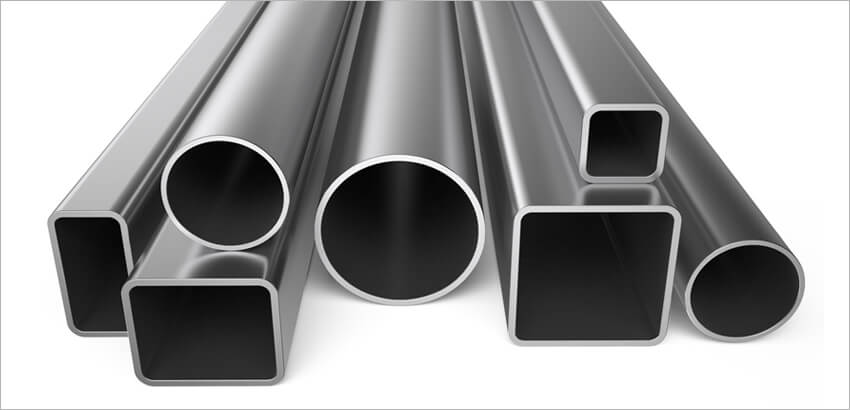
#> input picture data/pipe2.jpg, 850 x 410 px
$ python double.py
#> lines starting #> are read from the running program, lines starting #| are printed output that depends on the picture; after the words box and inside, x2 and y2 are one past the last pixel; in counts of white or black regions, pixels touching at a corner belong together
import cv2

raw_image = cv2.imread('./data/pipe2.jpg',0)
#> raw_image: shape (410, 850); min 0, max 255, mean 159.3
cv2.imshow('Original Image', raw_image)
cv2.waitKey(0)

bilateral_filtered_image = cv2.bilateralFilter(raw_image, 5, 175, 175)
cv2.imshow('Bilateral', bilateral_filtered_image)
cv2.waitKey(0)

edge_detected_image = cv2.Canny(bilateral_filtered_image, 75, 200)
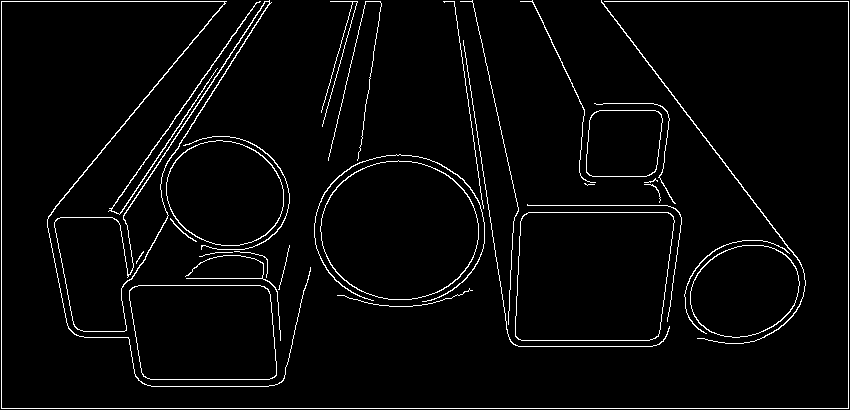
#> edge_detected_image: shape (410, 850); 3.5% white in thin lines or dots
cv2.imshow('Edge', edge_detected_image)
cv2.waitKey(0)

contours, hierarchy = cv2.findContours(edge_detected_image, cv2.RETR_TREE, cv2.CHAIN_APPROX_SIMPLE)
#> contours = 38 contours, 14 with area under 20; largest, box (x1, y1, x2, y2) and area: (515, 212, 675, 341) 19001, (515, 212, 675, 341) 18986, (320, 160, 479, 300) 17258, (320, 160, 479, 300) 17138, (129, 285, 277, 380) 12922

contour_list = []
for contour in contours:
    approx = cv2.approxPolyDP(contour,0.01*cv2.arcLength(contour,True),True)
    area = cv2.contourArea(contour)
    if ((len(approx) > 8) & (len(approx) < 23) & (area > 30) ):
        contour_list.append(contour)
#> this loop made 38 passes
#> area on passes 2, 3, 4, 7, 8, 10, 11, 13, 18, 19, 20, 21: 12922, 12907, 22, 7829.5, 7746.5, 50, 21.5, 18986, 17257.5, 17137.5, 133, 9662
#> (approx, area) on pass 12: ([[522, 216], [518, 339], [658, 336], [670, 213]], 19001)
#> after the loop, contour_list = 12 contours; largest, box (x1, y1, x2, y2) and area: (320, 160, 479, 300) 17258, (320, 160, 479, 300) 17138, (54, 0, 272, 332) 10532, (54, 1, 270, 332) 10227, (166, 140, 284, 246) 9662

cv2.drawContours(raw_image, contour_list,  -1, (255,255,0), 2)
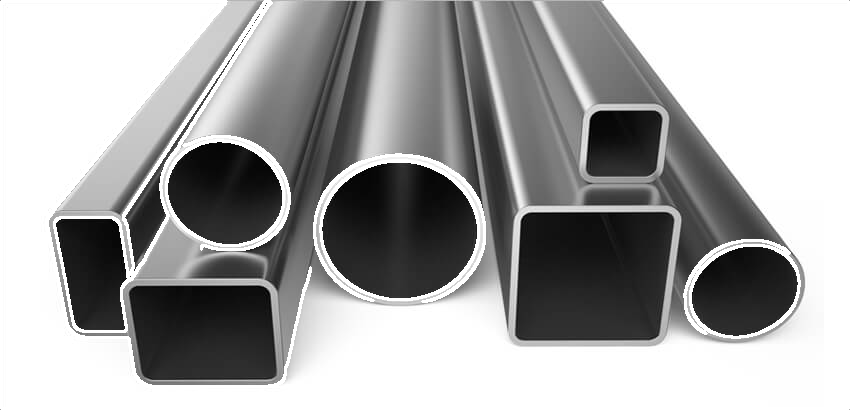
#> raw_image: shape (410, 850); min 0, max 255, mean 164.2
cv2.imshow('Objects Detected',raw_image)
cv2.waitKey(0)

$ run again, with data/pipe1.jpg copied over data/pipe2.jpg
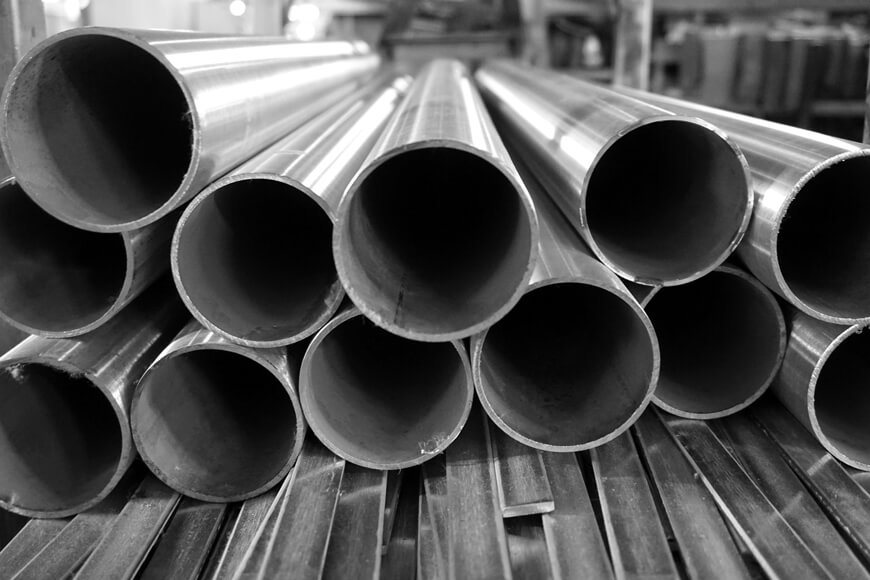
#> input picture data/pipe1.jpg, 870 x 580 px
#> raw_image is the input picture: shape (580, 870); min 0, max 255, mean 81.3
#> `edge_detected_image = cv2.Canny(bilateral_filtered_image, 75, 200)`:
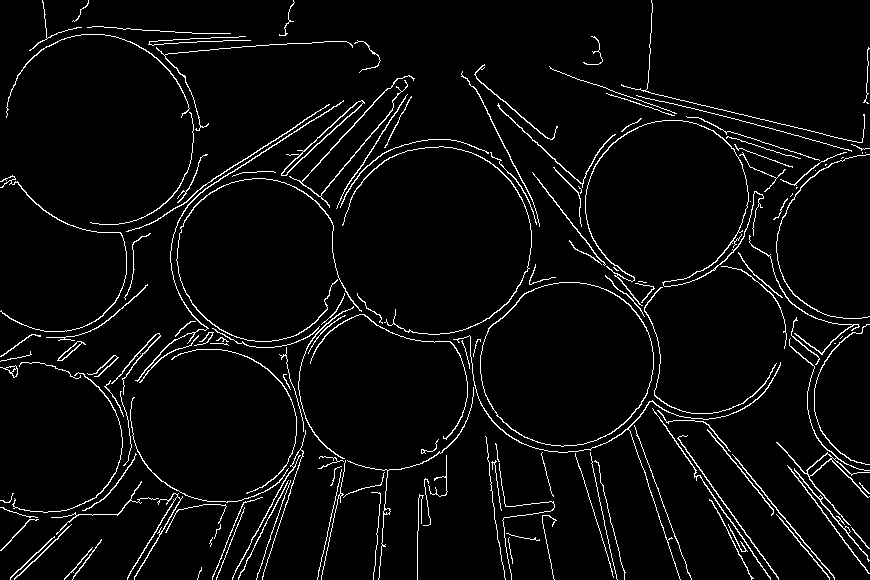
#> edge_detected_image: shape (580, 870); 4.3% white in thin lines or dots
#> contours = 166 contours, 92 with area under 20; largest, box (x1, y1, x2, y2) and area: (480, 282, 654, 447) 22146, (480, 282, 654, 447) 22008, (281, 100, 365, 176) 546, (281, 100, 364, 176) 407, (776, 338, 870, 526) 370
#> the loop `for contour in contours:` made 166 passes
#> area on passes 2, 21, 26: 23.5, 98.5, 41
#> after the loop `for contour in contours:`: contour_list = 31 contours; largest, box (x1, y1, x2, y2) and area: (480, 282, 654, 447) 22146, (480, 282, 654, 447) 22008, (281, 100, 365, 176) 546, (776, 338, 870, 526) 370, (585, 120, 764, 306) 226
#> `cv2.drawContours(raw_image, contour_list,  -1, (255,255,0), 2)`:
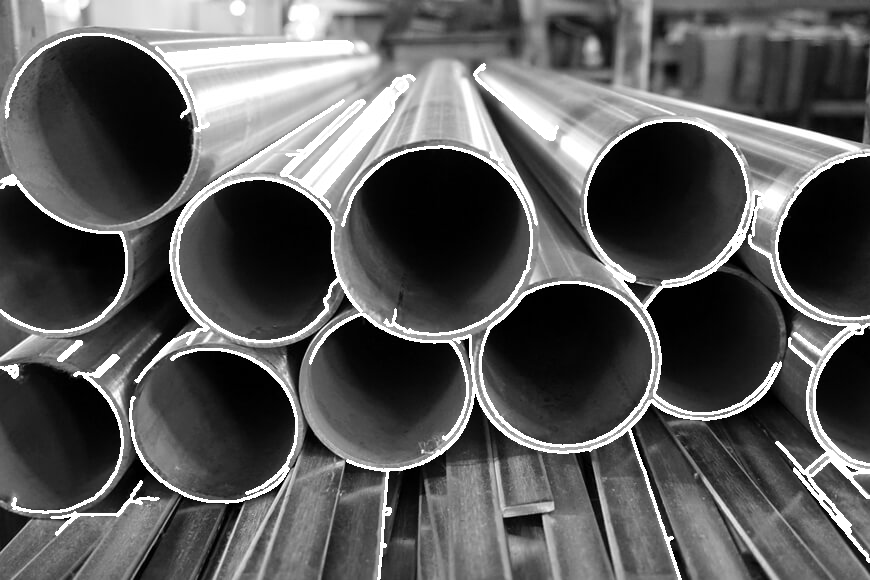
#> raw_image: shape (580, 870); 6.25% of pixels changed, all inside (x1, y1, x2, y2) = (0, 33, 870, 580)

$ run again, with data/img15.jpg copied over data/pipe2.jpg
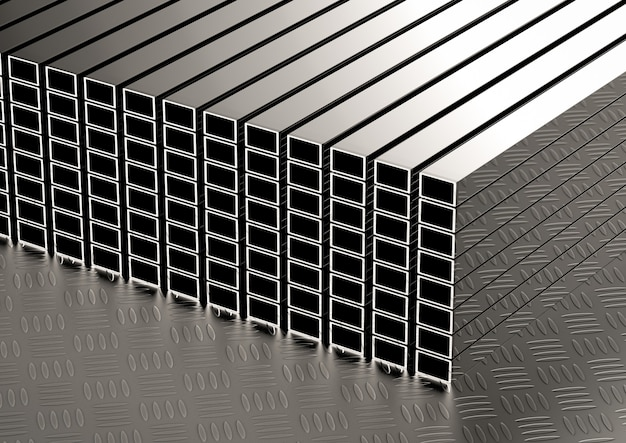
#> input picture data/img15.jpg, 626 x 443 px
#> `edge_detected_image = cv2.Canny(bilateral_filtered_image, 75, 200)`:
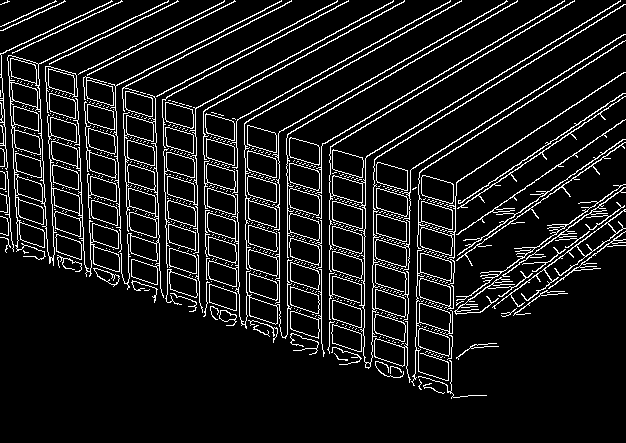
#> edge_detected_image: shape (443, 626); 9.8% white in thin lines or dots
#> contours = 722 contours, 534 with area under 20; largest, box (x1, y1, x2, y2) and area: (7, 0, 169, 277) 7790, (120, 94, 164, 298) 4248, (329, 0, 626, 369) 1748, (207, 194, 293, 339) 1550, (124, 121, 159, 217) 1354
#> the loop `for contour in contours:` made 722 passes
#> area on passes 34, 35, 45: 585.5, 582.5, 540
#> after the loop `for contour in contours:`: contour_list = 39 contours; largest, box (x1, y1, x2, y2) and area: (7, 0, 169, 277) 7790, (329, 0, 626, 369) 1748, (124, 121, 159, 217) 1354, (411, 249, 453, 386) 1206, (10, 100, 46, 204) 944
#> `cv2.drawContours(raw_image, contour_list,  -1, (255,255,0), 2)`:
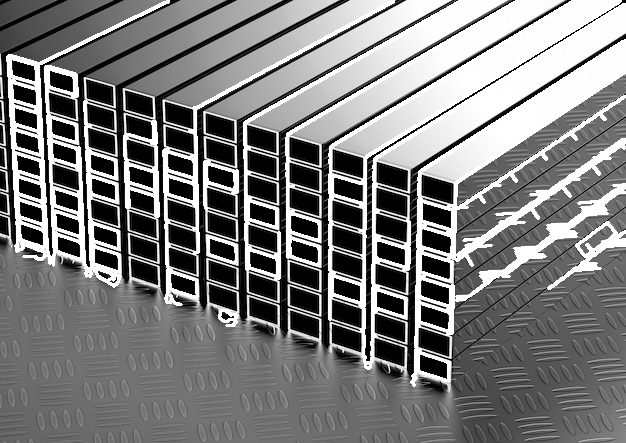
#> raw_image: shape (443, 626); min 0, max 255, mean 125.1
